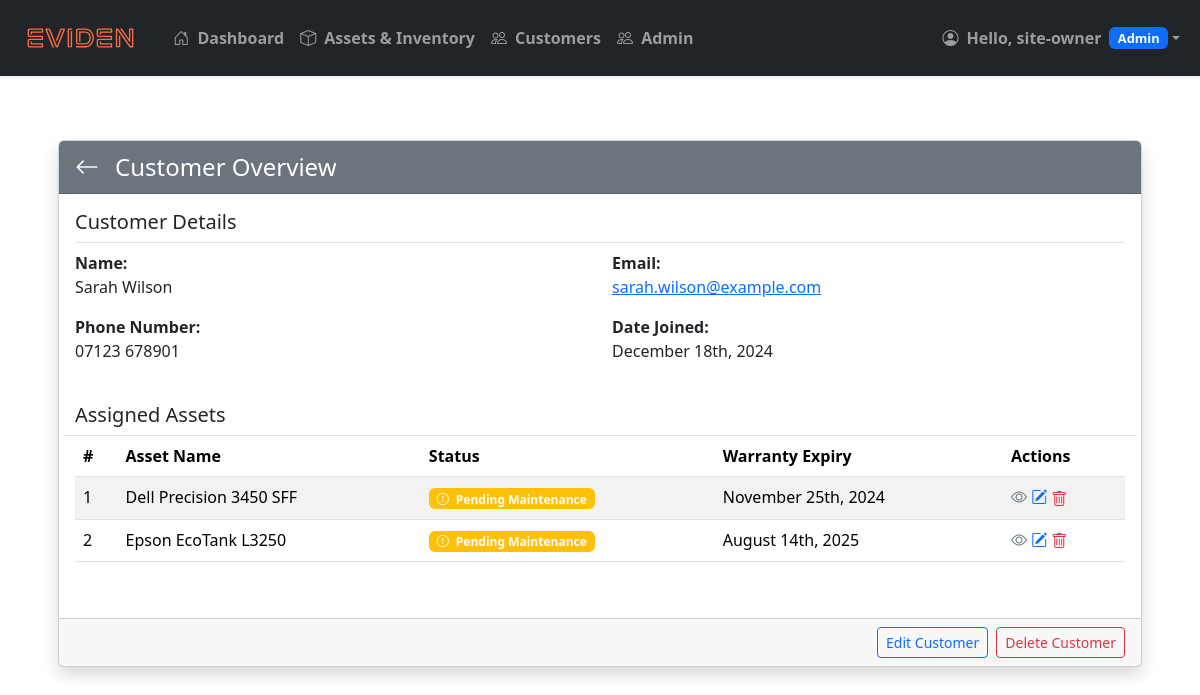
The app's page /customers/6/ (signed in) with its own data.
### inventory/models.py (models this page shows, shortened)
class Customer(models.Model):
    name = models.CharField(
        max_length=200,
        null=True,
        validators=[
            RegexValidator(
                regex=r'^(?=.*[a-zA-Z])(?=.*[a-zA-Z0-9]).+$',
                message="Name must contain at least one letter and cannot consist solely of special characters or numbers."
            )
        ]
    )
    phone_number = models.CharField(
        max_length=20,
        null=True,
        blank=True,  # Allows empty input in forms
        validators=[
            RegexValidator(
                regex=r'^\+?(\(\d{1,4}\)|\d{1,4})?[\s\-]?\d{1,4}[\s\-]?\d{1,4}[\s\-]?\d{1,4}$',
                message="Phone number must start with an optional '+' followed by digits, with optional spaces, parentheses, or hyphens."
            )
        ]
    )
    email = models.CharField(
        max_length=200,
        unique=True,  # Ensures email uniqueness
        null=True,
        validators=[
            EmailValidator(message="Enter a valid email address.")
        ]
    )
    date_joined = models.DateTimeField(auto_now_add=True)

class Asset(models.Model):
    class StatusChoices(models.TextChoices):
        ACTIVE = 'Active', 'Active'
        PENDING_MAINTENANCE = 'Pending Maintenance', 'Pending Maintenance'
        DECOMMISSIONED = 'Decommissioned', 'Decommissioned'
    name = models.CharField(
        max_length=200,
        null=True,
        validators=[
            RegexValidator(
                regex=r'^(?=.*[a-zA-Z])(?=.*[a-zA-Z0-9]).+$',
                message="Asset name must contain at least one letter and cannot consist solely of special characters or numbers."
            )
        ]
    )
    assigned_to = models.ForeignKey(Customer, on_delete=models.SET_NULL, null=True, blank=True, related_name="assignment")
    warranty_expiry = models.DateField(null=True, blank=True)
    status = models.CharField(
        max_length=20,
        choices=StatusChoices.choices,
        default=StatusChoices.ACTIVE,
        null=False
    )
    description = models.CharField(
        max_length=450,
        null=True,
        blank=True,
        validators=[
            MinLengthValidator(10, message="Description must be at least 10 characters, or left empty.")
        ]
    )
    date_assigned = models.DateTimeField(auto_now_add=True)
    last_updated = models.DateTimeField(auto_now=True)  # Automatically updated when the asset is saved

### inventory/views/customer_views.py (the view)
# urls.py: path('customers/<int:customer_id>/', customer_views.view_customer, name='view-customer'),
@login_required(login_url='login')
def view_customer(request, customer_id):
    customer = get_object_or_404(Customer, id=customer_id)
    assigned_assets = Asset.objects.filter(assigned_to=customer)
    form = CustomerForm(instance=customer)
    return render(request, 'inventory/customer/view-customer.html', {
        'customer': customer,
        'form': form,
        'assigned_assets': assigned_assets,  # Pass the assigned assets to the template
    })

### inventory/templates/inventory/customer/view-customer.html (shortened to what this page needs)
{% extends "inventory/base.html" %}
{% block content %}
<div class="container mt-5">
    <div class="card shadow">
        <div class="card-header bg-secondary text-white d-flex align-items-center">
            <a class="text-white me-3"href="{% if request.GET.next %}{{ request.GET.next }}{% else %}{% url 'view-customers' %}{% endif %}" style="font-size: 1.5rem; font-weight: bold;">
                <i class="bi bi-arrow-left"></i>
            </a>
            <h4 class="mb-0">Customer Overview</h4>
        </div>
        <div class="card-body">
            <div class="row mb-4">
                <div class="col-12">
                    <h5 class="border-bottom pb-2">Customer Details</h5>
                </div>
                <div class="col-md-6">
                    <strong>Name:</strong>
                    <p>{{ customer.name }}</p>
                </div>
                <div class="col-md-6">
                    <strong>Email:</strong>
                    <p>
                        <a href="mailto:{{ customer.email }}">{{ customer.email }}</a>
                    </p>
                </div>
                <div class="col-md-6">
                    <strong>Phone Number:</strong>
                    <p>{{ customer.phone_number|default:"No phone number provided" }}</p>
                </div>
                <div class="col-md-6">
                    <strong>Date Joined:</strong>
                    <p>{{ customer.date_joined|date:"F jS, Y" }}</p>
                </div>
            </div>
            <div class="row mb-4">
                <div class="col-12 d-flex justify-content-between align-items-center border-bottom">
                    <h5 class="pb-2 mb-0">Assigned Assets</h5>
                </div>
                {% if customer.assignment.exists %}
                <div class="col-12 table-responsive">
                    <table class="table table-striped">
                        <thead>
                            <tr>
                                <th>#</th>
                                <th>Asset Name</th>
                                <th>Status</th>
                                <th>Warranty Expiry</th>
                                <th>Actions</th>
                            </tr>
                        </thead>
                        <tbody>
                            {% for asset in customer.assignment.all %}
                            <tr>
                                <td>{{ forloop.counter }}</td>
                                <td>{{ asset.name }}</td>
                                <td>
                                    <span class="badge {% if asset.status == 'Active' %}bg-success{% elif asset.status == 'Pending Maintenance' %}bg-warning{% else %}bg-danger{% endif %}">
                                        <i class="pe-1 bi {% if asset.status == 'Active' %}bi-check-circle{% elif asset.status == 'Pending Maintenance' %}bi-exclamation-circle{% else %}bi-x-circle{% endif %}"></i>
                                        {{ asset.status }}
                                    </span>
                                </td>
                                <td>
                                    {% if asset.warranty_expiry %}
                                    {{ asset.warranty_expiry|date:"F jS, Y" }}
                                    {% else %}
                                    <span class="text-muted">No warranty information</span>
                                    {% endif %}
                                </td>
                                <td>
                                    <a href="{% url 'view-asset' asset.id %}?next={{ request.path }}"><i class="bi bi-eye text-secondary" style="cursor: pointer;"></i></a>
                                    {% if user.is_staff %}
                                    <a href="{% url 'update-asset' asset.id %}?next={{ request.path }}"><i class="bi bi-pencil-square text-primary" style="cursor: pointer;"></i></a>
                                    <form method="POST" action="{% url 'delete-asset' asset.id %}?next={{ request.path }}" onsubmit="showConfirmation(event)" style="display: inline;">
                                        <button type="submit" class="btn btn-link p-0 m-0 text-danger border-0">
                                            <i class="bi bi-trash"></i>
                                        </button>
                                    </form>
                                    {% endif %}
                                </td>
                            </tr>
                            {% endfor %}
                        </tbody>
                    </table>
                </div>
                {% else %}
                <div class="col-12">
                    <p class="ps-1 text-muted">No assets assigned to this customer.</p>
                </div>
                {% endif %}
            </div>
        </div>
        {% if user.is_staff %}
        <div class="card-footer d-flex justify-content-end gap-2">
            <a href="{% url 'update-customer' customer.id %}" class="btn btn-outline-primary btn-sm">Edit Customer</a>
            <form method="POST" action="{% url 'delete-customer' customer.id %}" onsubmit="showConfirmation(event)">
                <button type="submit" class="btn btn-outline-danger btn-sm">Delete Customer</button>
            </form>
        </div>
        {% endif %}
    </div>
</div>
{% endblock %}

### inventory/templates/inventory/navbar.html (shortened to what this page needs)
{% load static %}
<nav class="navbar navbar-expand-md navbar-dark bg-dark shadow-sm">
  <div class="container-fluid">
    <a class="navbar-brand" href="{% url '' %}">
      <img class="navbar-logo" src="{% static 'images/Logotype_Eviden_RGB_Orange.svg' %}" alt="Logo">
    </a>
    <div class="collapse navbar-collapse" id="navbarNav">
      {% if user.is_authenticated %}
      <ul class="navbar-nav me-auto">
        <li class="nav-item">
          <a class="nav-link {% if request.path == '/' %}active{% endif %}" href="{% url '' %}">
            <i class="bi bi-house-door me-1"></i> Dashboard
          </a>
        </li>
        <li class="nav-item">
          <a class="nav-link {% if request.path == '/assets/' %}active{% endif %}" href="{% url 'view-assets' %}">
            <i class="bi bi-box me-1"></i> Assets & Inventory
          </a>
        </li>
        <li class="nav-item">
          <a class="nav-link {% if request.path == '/customers/' %}active{% endif %}" href="{% url 'view-customers' %}">
            <i class="bi bi-people me-1"></i> Customers
          </a>
        </li>
        {% if request.user.is_staff %}
         <li class="nav-item">
          <a class="nav-link {% if request.path == '/admin/' %}active{% endif %}" href="{% url 'view-users' %}">
            <i class="bi bi-people me-1"></i> Admin
          </a>
        </li>
        {% endif %}
      </ul>
      <ul class="navbar-nav ms-auto">
        <li class="nav-item dropdown">
          <a class="nav-link dropdown-toggle d-flex align-items-center" href="#" id="navbarDropdown" role="button" data-bs-toggle="dropdown" aria-expanded="false">
            <i class="bi bi-person-circle me-2"></i>
            Hello, {{ user.first_name|default:user.username }}
            {% if user.is_staff %}
              <span class="badge bg-primary ms-2" style="font-size: 0.8em;">Admin</span>
            {% endif %}
          </a>
        </li>
      </ul>
      {% endif %}
    </div>
  </div>
</nav>

### static/css/styles.css (style rules this page uses)
:root { --brand-color: #FF6D43; }
.nav-link { color: inherit; transition: color 0.5s ease-in-out; font-weight: bold !important; }
.navbar-logo { height: 50px; width: auto; max-height: 75px; }

### records on screen
Customer: name "Sarah Wilson", email "sarah.wilson@example.com", phone_number "07123 678901", date_joined "December 18th, 2024"
Asset: name "Dell Precision 3450 SFF", status "Pending Maintenance", warranty_expiry "November 25th, 2024"
Asset: name "Epson EcoTank L3250", status "Pending Maintenance", warranty_expiry "August 14th, 2025"

### other values on screen
{{ user.first_name|default:user.username }} "site-owner"
